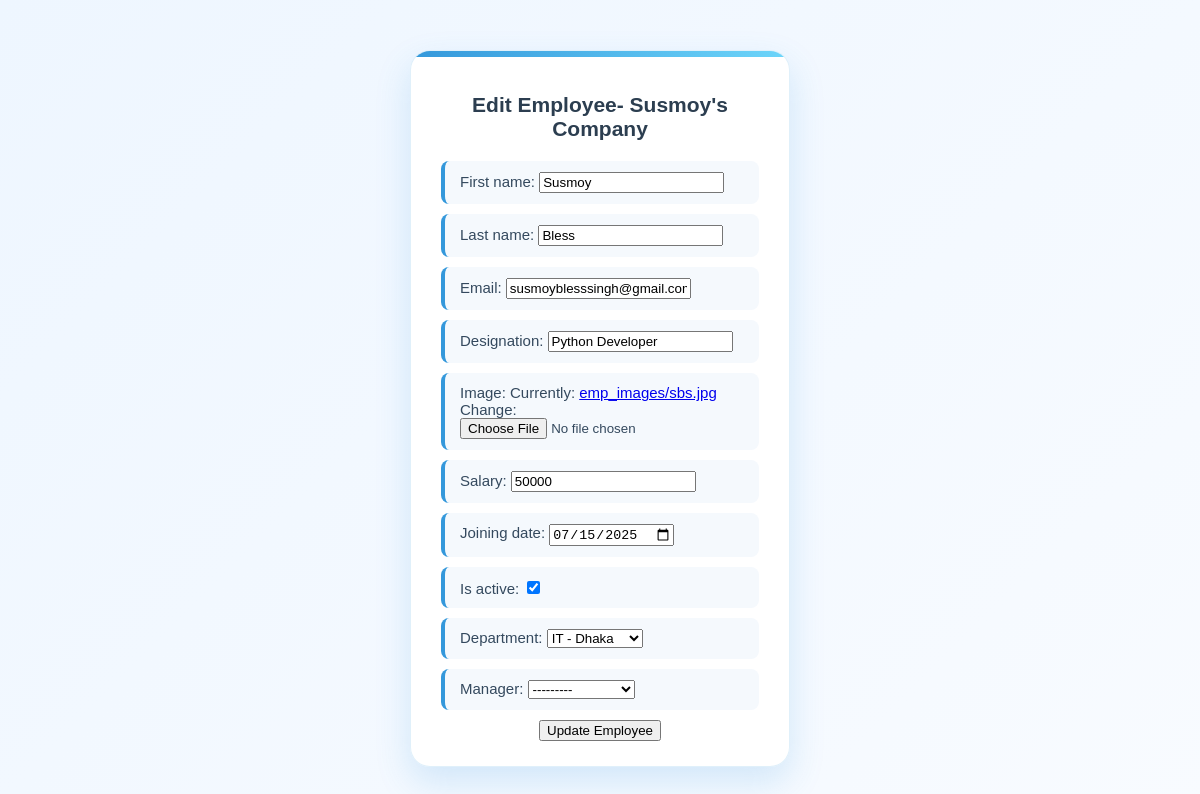
Screenshot of /employee/edit/1/ with the database file from the repository.
### employees/models.py (models this page shows, shortened)
class Employee(models.Model):
    first_name = models.CharField(max_length=50)
    last_name = models.CharField(max_length=50)
    email = models.CharField(unique=True)
    designation = models.CharField(max_length=50)
    image = models.ImageField(upload_to='emp_images', default='images.jpg')
    salary = models.IntegerField()
    joining_date = models.DateField()
    is_active = models.BooleanField(default=True)
    department = models.ForeignKey(Department, on_delete = models.SET_NULL, blank=True, null = True)
    manager = models.ForeignKey("self", on_delete = models.SET_NULL, blank=True, null = True)
    def __str__(self):
        return f"{self.first_name} {self.last_name}"

### employees/views.py (the view)
# urls.py: path('edit/<int:id>/', views.edit_employee, name='edit_employee'),
def edit_employee(request, id):
    employee = get_object_or_404(Employee, id=id)
    if request.method == 'POST':
        form = EmployeeForm(
            request.POST,
            request.FILES,
            instance=employee
        )
        if form.is_valid():
            form.save()
            return redirect('home')
    else:
        form = EmployeeForm(instance=employee)
    context = {
        'form': form,
        'employee': employee,
    }
    return render(request, 'edit_employee.html', context)

### employees/forms.py
class EmployeeForm(forms.ModelForm):
    class Meta:
        model = Employee
        fields = '__all__'
        widgets = {
            'joining_date': forms.DateInput(attrs = {'type' : 'date'})
        }

### employees/models.py (called while the page is built)
    def __str__(self):
        return f"{self.name} - {self.location}"

### templates/edit_employee.html (shortened to what this page needs)
{% load static %}
<!DOCTYPE html>
<html lang="en">
<head>
    <link rel="stylesheet" href="{% static 'css/style.css' %}">
</head>
<body>
    <div class="center-container">
        <h2>Edit Employee- Susmoy's Company</h2>
        <form method="POST" enctype="multipart/form-data">
            {{ form.as_p }}
            <button type="submit">Update Employee</button>
        </form>
    </div>
</body>
</html>

### employees_main/static/css/style.css (style rules this page uses)
* { box-sizing: border-box; }
body { background: linear-gradient(135deg, #eef6ff, #f8fbff); font-family: Arial, sans-serif; margin: 0; padding: 0; color: #2c3e50; }
.center-container { position: relative; width: 380px; margin: 50px auto; padding: 25px 30px; background: rgba(255, 255, 255, 0.95); border-radius: 20px; text-align: center; overflow: hidden; box-shadow: 0 15px 35px rgba(52, 152, 219, 0.18); border: 1px solid rgba(52, 152, 219, 0.15); }
.center-container::after { content: ""; position: absolute; top: 0; left: 0; width: 100%; height: 6px; background: linear-gradient(90deg, #3498db, #6dd5fa); }
.center-container h2 { color: #2c3e50; font-size: 21px; margin-bottom: 20px; }
.center-container p { background: #f5f9fd; padding: 11px 15px; margin: 10px 0; border-radius: 8px; border-left: 4px solid #3498db; color: #34495e; font-size: 15px; text-align: left; transition: 0.3s; }

### rows the page displays
Employee: first_name "Susmoy", last_name "Bless", email "susmoyblesssingh@gmail.com", designation "Python Developer", salary "50000", joining_date "07/15/2025", is_active "☑", department "IT - Dhaka", manager "---------"
